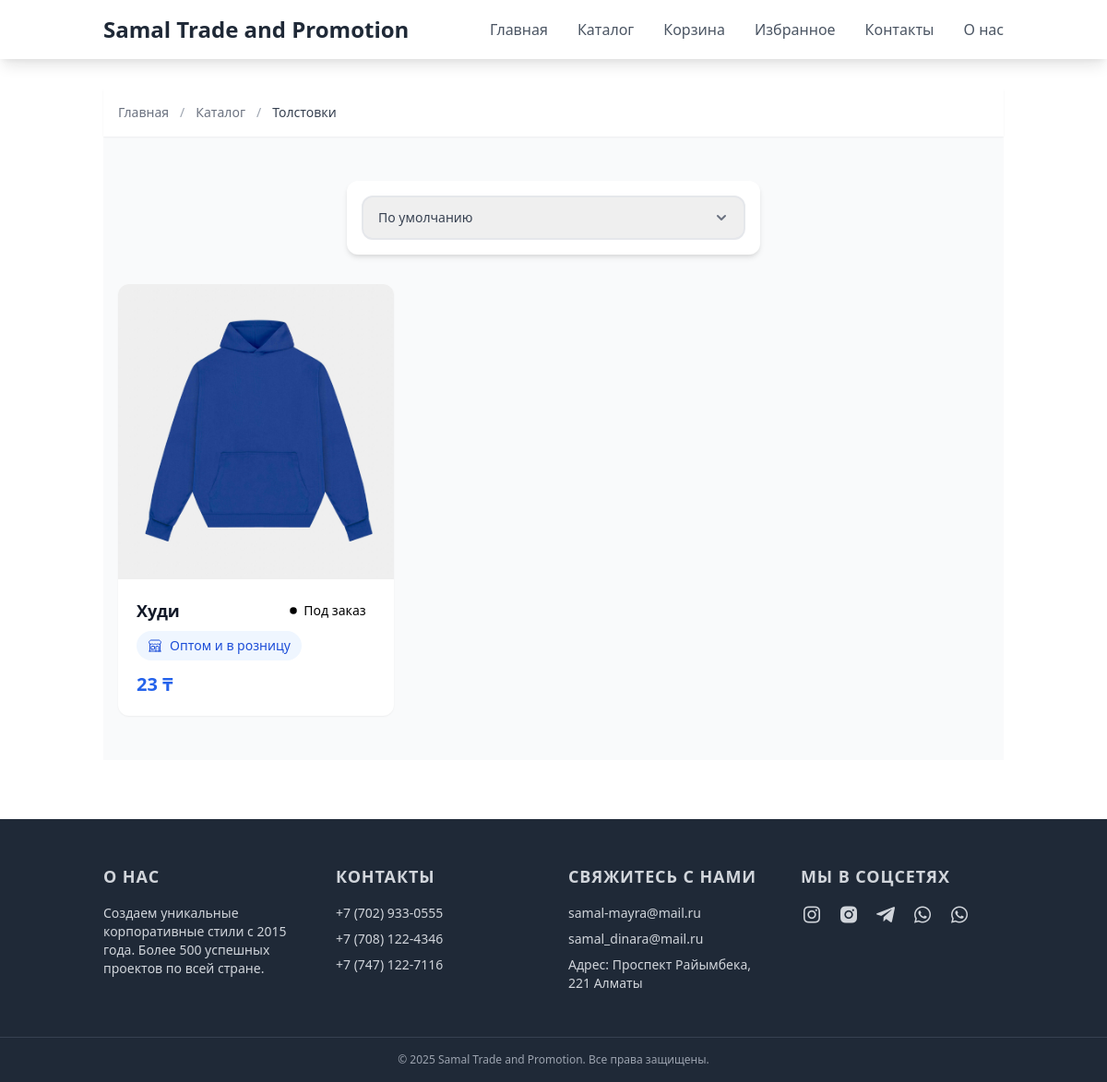
The page /category/tolstovki/ on the database its author committed.
### samal/models.py (models this page shows, shortened)
class Category(models.Model):
    name = models.CharField(max_length=255, verbose_name='Название')
    slug = models.SlugField(max_length=255, unique=True, verbose_name='URL')
    image = models.ImageField(upload_to='category_images/', blank=True, null=True, verbose_name='Изображение')
    class Meta:
        verbose_name = 'Категория'
        verbose_name_plural = 'Категории'

class Product(models.Model):
    name = models.CharField(max_length=255, verbose_name='Название')
    slug = models.SlugField(max_length=255, unique=True, verbose_name='URL')
    image = models.ImageField(upload_to='product_images/', blank=True, null=True, verbose_name='Изображение')
    price = models.DecimalField(max_digits=10, decimal_places=2, verbose_name='Цена', blank=True, null=True)
    UNIT_CHOICES = [
        ('pcs', 'шт'),
        ('kg', 'кг'),
    ]
    unit = models.CharField(
        max_length=3,
        choices=UNIT_CHOICES,
        default='pcs',
        verbose_name='Единица измерения'
    )
    category = models.ForeignKey(Category, on_delete=models.CASCADE, verbose_name='Категория')
    description = models.TextField(verbose_name='Описание', blank=True)
    created_at = models.DateTimeField(auto_now_add=True, verbose_name='Дата создания')
    updated_at = models.DateTimeField(auto_now=True, verbose_name='Дата обновления')
    AVAILABILITY_CHOICES = [
        ('in_stock', 'В наличии'),
        ('on_order', 'Под заказ'),
    ]
    availability = models.CharField(
        max_length=10,
        choices=AVAILABILITY_CHOICES,
        default='in_stock',
        verbose_name='Наличие'
    )
    expected_delivery = models.CharField(max_length=50, blank=True, verbose_name='Срок поставки')
    class Meta:
        verbose_name = 'Продукт'
        verbose_name_plural = 'Продукты'

### samal/views.py (the view)
# urls.py: path('category/<slug:slug>/', category_detail, name='category_detail'),
def category_detail(request, slug):
    category = get_object_or_404(Category, slug=slug)
    products_list = Product.objects.filter(category=category)
    sort_option = request.GET.get('sort', '')
    if sort_option == 'price_asc':
        products_list = products_list.order_by('price')
    elif sort_option == 'price_desc':
        products_list = products_list.order_by('-price')
    elif sort_option == 'newest':
        products_list = products_list.order_by('-created_at')
    paginator = Paginator(products_list, 6)
    page = request.GET.get('page')
    try:
        products = paginator.page(page)
    except PageNotAnInteger:
        products = paginator.page(1)
    except EmptyPage:
        products = paginator.page(paginator.num_pages)
    context = {
        'category': category,
        'products': products,
        'sort_option': sort_option,
    }
    return render(request, 'samal/category_detail.html', context)

### templates/samal/category_detail.html (shortened to what this page needs)
{% extends 'base.html' %}
{% load static %}
{% block content %}
<div class="bg-gray-50">
    <nav class="bg-white shadow-sm">
        <div class="container mx-auto px-4 py-4">
            <ol class="flex items-center space-x-3 text-sm">
                <li>
                    <a href="{% url 'home' %}" class="text-gray-500 hover:text-gray-700 transition-colors duration-200">
                        Главная
                    </a>
                </li>
                <li class="text-gray-400">/</li>
                <li>
                    <a href="{% url 'category' %}" class="text-gray-500 hover:text-gray-700 transition-colors duration-200">
                        Каталог
                    </a>
                </li>
                <li class="text-gray-400">/</li>
                <li class="text-gray-700 font-medium">{{ category.name }}</li>
            </ol>
        </div>
    </nav>
    <div class="container mx-auto px-4 py-12">
        <div class="lg:flex lg:gap-8">
            <main class="flex-1">
                <div class="mb-8 bg-white rounded-xl shadow-md hover:shadow-lg transition-shadow duration-200 p-4 w-full max-w-md mx-auto">
                    <div class="flex items-center justify-center">
                        <form method="GET" class="relative w-full">
                            <select name="sort"
                                    class="w-full pl-4 pr-12 py-3 text-sm font-medium text-gray-700 border-2 border-gray-200
                                           hover:border-gray-300 focus:border-blue-500 focus:ring-2 focus:ring-blue-500
                                           focus:ring-offset-2 rounded-xl transition-all cursor-pointer appearance-none"
                                    onchange="this.form.submit()">
                                <option value=''>По умолчанию</option>
                            </select>
                            <div class="absolute inset-y-0 right-0 flex items-center px-4 pointer-events-none">
                            </div>
                        </form>
                    </div>
                </div>
                <div class="grid grid-cols-1 sm:grid-cols-2 lg:grid-cols-3 gap-6">
                    {% for product in products %}
                    <div class="group bg-white rounded-xl shadow-sm hover:shadow-lg transition-all duration-300 ease-out">
                        <a href="{% url 'product_detail' product.slug %}" class="block overflow-hidden rounded-t-xl">
                            <div class="relative h-80 overflow-hidden">
                                <img src="{{ product.image.url }}"
                                     alt="{{ product.name }}"
                                     class="w-full h-full object-cover transform transition-transform duration-300 group-hover:scale-105">
                            </div>
                        </a>
                        <div class="p-5">
                            <div class="flex items-start justify-between gap-3 mb-2">
                                <h3 class="flex-1 font-semibold text-gray-900 text-lg">
                                    <a href="{% url 'product_detail' product.slug %}"
                                       class="hover:text-blue-600 transition-colors">
                                        {{ product.name }}
                                    </a>
                                </h3>
                                <div class="flex-shrink-0">
                                    {% if product.availability == 'in_stock' %}
                                    <span class="inline-flex items-center py-1 pl-2 pr-2.5 rounded-full bg-green-50 text-green-700 text-sm font-medium">
                                        <svg class="w-2.5 h-2.5 mr-1.5 shrink-0" fill="currentColor" viewBox="0 0 8 8">
                                            <circle cx="4" cy="4" r="3"/>
                                        </svg>
                                        {{ product.get_availability_display }}
                                    </span>
                                    {% else %}
                                    <span class="inline-flex items-center py-1 pl-2 pr-2.5 rounded-full bg-orange-50 text-orange-700 text-sm font-medium">
                                        <svg class="w-2.5 h-2.5 mr-1.5 shrink-0" fill="currentColor" viewBox="0 0 8 8">
                                            <circle cx="4" cy="4" r="3"/>
                                        </svg>
                                        {{ product.get_availability_display }}
                                    </span>
                                    {% endif %}
                                </div>
                            </div>
                            <div class="mb-3">
                                <span class="inline-flex items-center h-8 px-3 rounded-full bg-blue-50 text-blue-700 text-sm font-medium">
                                    Оптом и в розницу
                                </span>
                            </div>
                            <div class="flex items-center justify-between">
                                <span class="text-xl font-bold text-blue-600">
                                    {{ product.price|floatformat:"-2" }} ₸
                                </span>
                            </div>
                        </div>
                    </div>
                    {% endfor %}
                </div>
            </main>
        </div>
    </div>
</div>
{% endblock %}

### templates/base.html (style rules this page uses)
body { @apply bg-gray-100; }

### rows shown on the page
Category: name "Толстовки"
Product: image (picture), name "Xуди", availability "Под заказ", price "23"
